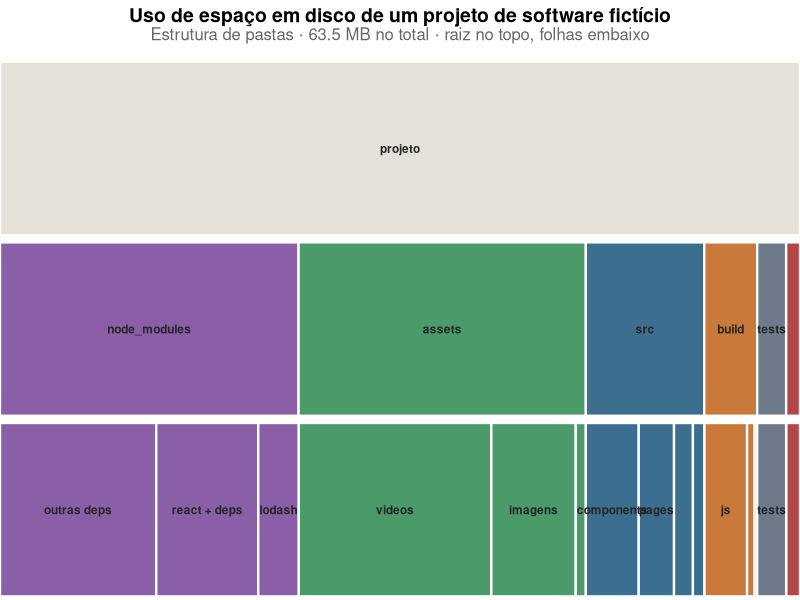

Source code (R):
# Libraries
library(ggplot2)
library(dplyr)
library(jsonlite)

# Sessao roda em locale C puro (ASCII) neste ambiente -- sem isso, toda
# string acentuada sai corrompida byte a byte no data.json e no proprio PNG.
# "C.utf8" existe no sistema (locale -a). Ver AGENTS.md, "Licoes aprendidas".
invisible(Sys.setlocale("LC_CTYPE", "C.utf8"))

# Icicle chart: uso de espaco em disco da estrutura de pastas de um projeto
# de software ficticio. Sexto membro de part-of-whole, mas com uma leitura
# que nenhum dos outros cinco (pizza, rosca, treemap, circle packing x2,
# sunburst) oferece: PROFUNDIDADE DA HIERARQUIA vira EIXO Y discreto (uma
# linha por nivel, raiz no topo), em vez de virar anel concentrico
# (sunburst/circle packing) ou aninhamento 2D livre (treemap) -- comparar o
# tamanho de dois nos em NIVEIS DIFERENTES é so olhar a largura de cada um
# na propria linha, sem precisar comparar aneis de raio diferente. Mesma
# geometria de particao aninhada do mosaico desta base (largura acumulada
# proporcional ao total do pai), só que aplicada a profundidade em vez de
# categoria x categoria -- sem pacote pronto (ggraph/igraph fariam um
# dendrograma ou treemap, nao um icicle), montado a mao com geom_rect(),
# mesma familia "sem widget -> desenha na mao" do waffle/mosaico/ternario.
set.seed(2214)

# Estrutura: categoria (nivel 1) -> subpasta (nivel 2, folha) -> tamanho em MB.
# Categorias sem subpasta (docs, tests) sao sua propria folha -- pasta real,
# sem filhos, nao um erro de dado.
dados <- data.frame(
  categoria = c(
    "src", "src", "src", "src",
    "node_modules", "node_modules", "node_modules",
    "assets", "assets", "assets",
    "build", "build", "build",
    "docs",
    "tests"
  ),
  subpasta = c(
    "components", "pages", "utils", "styles",
    "react + deps", "lodash", "outras deps",
    "imagens", "fontes", "videos",
    "js", "css", "html",
    "docs",
    "tests"
  ),
  tamanho_mb = c(
    4.2, 2.8, 1.5, 0.9,
    8.1, 3.2, 12.4,
    6.7, 0.8, 15.3,
    3.4, 0.6, 0.2,
    1.1,
    2.3
  )
)

total_geral <- sum(dados$tamanho_mb)

# Nivel 1 (categoria): largura acumulada proporcional ao total geral --
# mesma tecnica do mosaico (part-of-whole/mosaico-canal-aquisicao-plano),
# só que aqui e' o unico nivel intermediario, nao uma segunda dimensao
# independente por coluna.
nivel1 <- dados %>%
  group_by(categoria) %>%
  summarise(total = sum(tamanho_mb), .groups = "drop") %>%
  arrange(desc(total)) %>%
  mutate(x1 = cumsum(total) / total_geral, x0 = x1 - total / total_geral)

# Nivel 2 (subpasta): largura proporcional ao total DA PROPRIA categoria,
# depois RE-ESCALADA pro intervalo [x0, x1] da categoria -- e' essa
# reescala (multiplicar pela largura do pai, nao só normalizar 0-1) que
# faz o filho ficar aninhado DENTRO do pai em vez de reocupar a largura
# inteira do grafico (diferenca central pro mosaico, onde cada coluna
# reusa 0-1 inteiro porque as colunas sao independentes, nao aninhadas).
folhas <- dados %>%
  left_join(nivel1, by = "categoria") %>%
  group_by(categoria) %>%
  arrange(categoria, desc(tamanho_mb)) %>%
  mutate(
    frac_fim = cumsum(tamanho_mb) / total,
    frac_inicio = frac_fim - tamanho_mb / total,
    x0_folha = x0 + frac_inicio * (x1 - x0),
    x1_folha = x0 + frac_fim * (x1 - x0)
  ) %>%
  ungroup()

paleta_categoria <- c(
  "src"           = "#3B6E8F",
  "node_modules"  = "#8B5FA8",
  "assets"        = "#4A9A6A",
  "build"         = "#C9793A",
  "docs"          = "#B34747",
  "tests"         = "#6E7A8A"
)

# Tres linhas (y discreto): raiz (todo o projeto), categoria, subpasta --
# raiz sempre no topo (y mais alto no ggplot, que cresce pra cima).
retangulos <- bind_rows(
  data.frame(
    rotulo = "projeto", categoria = NA_character_, nivel = 3,
    x0 = 0, x1 = 1, tamanho_mb = total_geral
  ),
  nivel1 %>% transmute(rotulo = categoria, categoria = categoria, nivel = 2, x0, x1, tamanho_mb = total),
  folhas %>% transmute(rotulo = subpasta, categoria = categoria, nivel = 1, x0 = x0_folha, x1 = x1_folha, tamanho_mb)
)
retangulos$cor_preenchimento <- ifelse(
  retangulos$nivel == 3, "#E4E1D8", paleta_categoria[retangulos$categoria]
)

p <- ggplot(retangulos) +
  geom_rect(aes(xmin = x0, xmax = x1, ymin = nivel - 0.48, ymax = nivel + 0.48, fill = cor_preenchimento), colour = "white", linewidth = 0.8) +
  geom_text(
    data = subset(retangulos, (x1 - x0) > 0.035),
    aes(x = (x0 + x1) / 2, y = nivel, label = rotulo),
    size = 3, fontface = "bold", colour = "grey15"
  ) +
  scale_fill_identity() +
  scale_x_continuous(limits = c(0, 1), expand = c(0, 0)) +
  scale_y_continuous(limits = c(0.5, 3.5), expand = c(0, 0), breaks = NULL) +
  labs(
    title = "Uso de espaço em disco de um projeto de software fictício",
    subtitle = paste0("Estrutura de pastas · ", round(total_geral, 1), " MB no total · raiz no topo, folhas embaixo")
  ) +
  theme_void(base_size = 12) +
  theme(
    plot.title = element_text(face = "bold", size = 14, hjust = 0.5),
    plot.subtitle = element_text(colour = "grey40", hjust = 0.5, margin = margin(b = 10))
  )

ggsave("output.png", plot = p, width = 10, height = 5, dpi = 150)

# ---------------------------------------------------------------------------
# Versao interativa: o D3 recebe so a lista achatada categoria+subpasta+
# tamanho -- ele monta a particao aninhada (largura acumulada por nivel)
# sozinho, mesmo principio de sempre desta base.
# ---------------------------------------------------------------------------
viz <- list(
  meta = list(cores = as.list(paleta_categoria), totalGeral = round(total_geral, 1)),
  folhas = lapply(seq_len(nrow(dados)), function(i) {
    list(categoria = dados$categoria[i], subpasta = dados$subpasta[i], tamanhoMb = dados$tamanho_mb[i])
  })
)

write_json(viz, "data.json", auto_unbox = TRUE, digits = NA)
